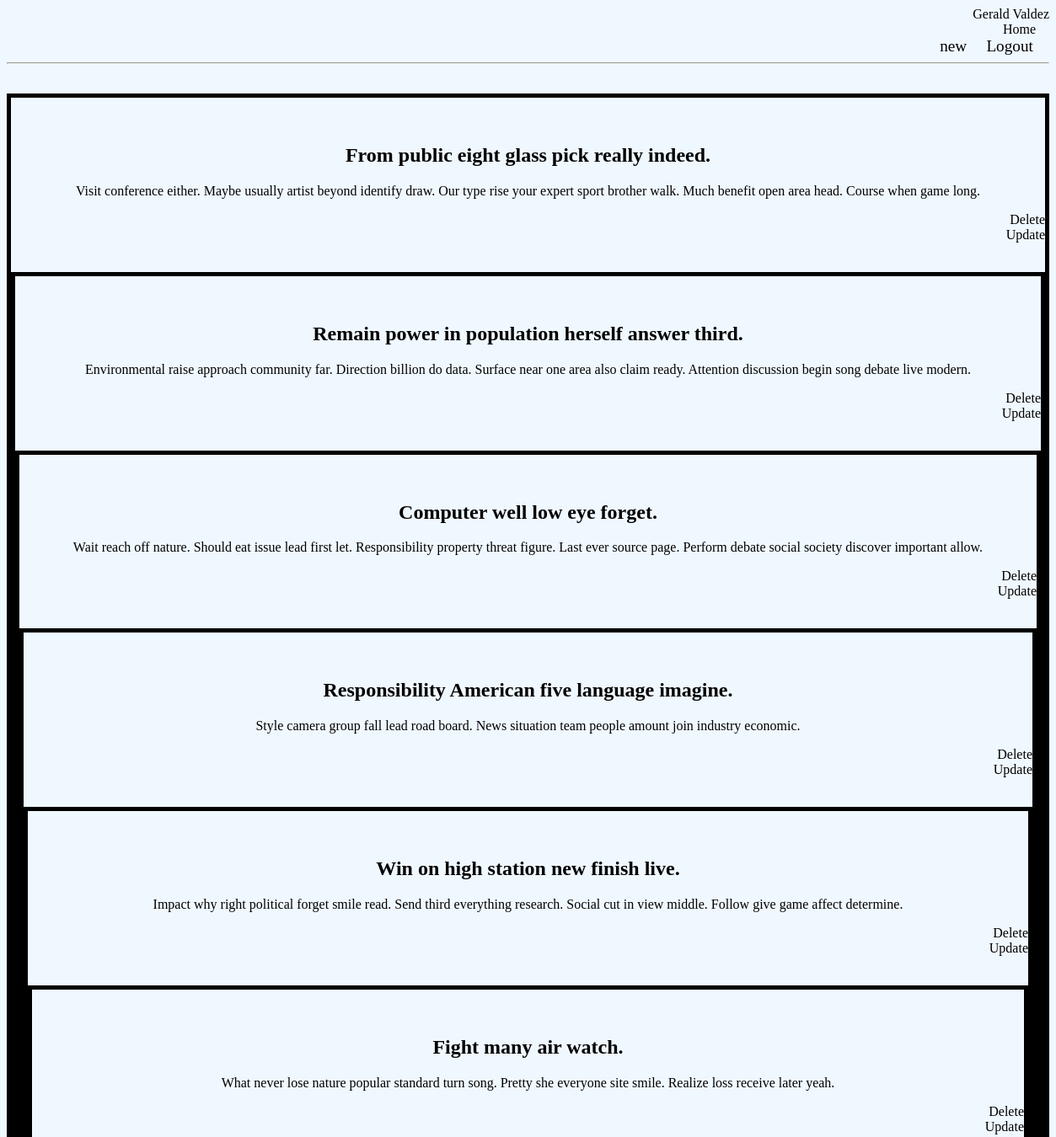
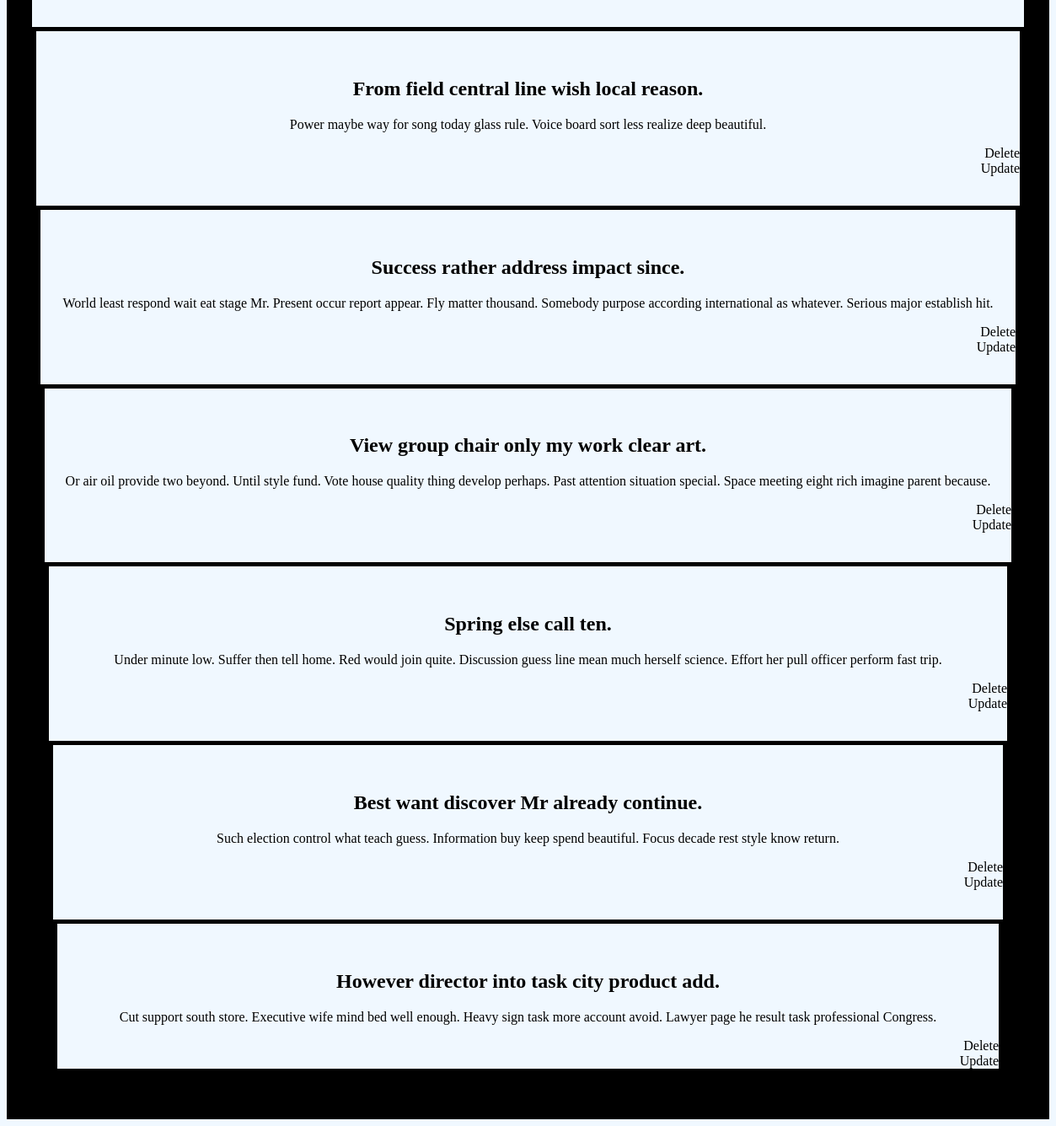
The page /dashboard (signed in) on the database its author committed (2 pictures, top to bottom).
### app.py (models this page shows)
class User(db.Model, UserMixin):
    id = db.Column(db.Integer, primary_key=True)
    username = db.Column(db.String(30), nullable=False, unique=True)
    password = db.Column(db.String(30), nullable=False)
    role = db.Column(db.String(10), nullable=False)
    posts = db.relationship('Post', backref='author')

class Post(db.Model):
    id = db.Column(db.Integer, primary_key=True)
    title = db.Column(db.String(200), nullable=False)
    image = db.Column(db.String(200), nullable=True)
    desc = db.Column(db.String(1000), nullable=False)
    date_created = db.Column(db.DateTime, default=datetime.now)
    author_id = db.Column(db.Integer, db.ForeignKey('user.id'))
    id_labeled = db.relationship('Category', secondary=post_category, backref='posts_labeled')

### app.py (the view)
@app.route('/dashboard')
@login_required
def dashboard():
    posts = Post.query.filter_by(author_id=current_user.id)
    return render_template('dashboard.html', current_user=current_user,posts=posts)

### app.py (called while the page is built)
@login_manager.user_loader
def load_user(user_id):
    return User.query.get(int(user_id))

### templates/dashboard.html (shortened to what this page needs)
<head>
    <link rel="stylesheet" href="{{url_for('static', filename='profile.css')}}">
</head>
<header>
    <div>
        {{current_user.username}}
        <a href="{{url_for('index')}}">&nbsp;&nbsp;&nbsp;&nbsp;&nbsp;&nbsp;&nbsp;&nbsp;&nbsp;&nbsp;&nbsp;&nbsp;&nbsp;&nbsp;&nbsp;&nbsp;&nbsp;&nbsp;&nbsp;&nbsp;&nbsp;&nbsp;&nbsp;&nbsp;&nbsp;&nbsp;&nbsp;&nbsp;&nbsp;&nbsp;&nbsp;&nbsp;&nbsp;&nbsp;&nbsp;&nbsp;&nbsp;&nbsp;&nbsp;&nbsp;&nbsp;&nbsp;&nbsp;&nbsp;&nbsp;&nbsp;&nbsp;&nbsp;&nbsp;&nbsp;&nbsp;&nbsp;&nbsp;&nbsp;&nbsp;&nbsp;&nbsp;&nbsp;&nbsp;&nbsp;&nbsp;&nbsp;&nbsp;&nbsp;&nbsp;&nbsp;&nbsp;&nbsp;&nbsp;&nbsp;&nbsp;&nbsp;&nbsp;&nbsp;&nbsp;&nbsp;&nbsp;&nbsp;&nbsp;&nbsp;&nbsp;&nbsp;&nbsp;&nbsp;&nbsp;&nbsp;&nbsp;&nbsp;&nbsp;&nbsp;&nbsp;&nbsp;&nbsp;&nbsp;&nbsp;&nbsp;&nbsp;&nbsp;&nbsp;&nbsp;&nbsp;&nbsp;&nbsp;&nbsp;&nbsp;&nbsp;&nbsp;&nbsp;&nbsp;&nbsp;&nbsp;&nbsp;&nbsp;&nbsp;&nbsp;&nbsp;&nbsp;&nbsp;&nbsp;&nbsp;&nbsp;&nbsp;&nbsp;&nbsp;&nbsp;&nbsp;&nbsp;&nbsp;&nbsp;&nbsp;&nbsp;&nbsp;&nbsp;&nbsp;&nbsp;&nbsp;&nbsp;&nbsp;&nbsp;&nbsp;&nbsp;&nbsp;&nbsp;&nbsp;&nbsp;&nbsp;&nbsp;&nbsp;&nbsp;&nbsp;&nbsp;&nbsp;&nbsp;&nbsp;&nbsp;&nbsp;&nbsp;&nbsp;&nbsp;&nbsp;&nbsp;&nbsp;&nbsp;&nbsp;&nbsp;&nbsp;&nbsp;&nbsp;&nbsp;&nbsp;&nbsp;&nbsp;&nbsp;&nbsp;&nbsp;&nbsp;&nbsp;&nbsp;&nbsp;&nbsp;&nbsp;&nbsp;&nbsp;&nbsp;&nbsp;&nbsp;&nbsp;&nbsp;&nbsp;&nbsp;&nbsp;&nbsp;&nbsp;&nbsp;&nbsp;&nbsp;&nbsp;&nbsp;&nbsp;&nbsp;&nbsp;&nbsp;&nbsp;&nbsp;&nbsp;&nbsp;&nbsp;&nbsp;&nbsp;&nbsp;&nbsp;&nbsp;&nbsp;&nbsp;&nbsp;&nbsp;&nbsp;&nbsp;&nbsp;&nbsp;&nbsp;&nbsp;&nbsp;&nbsp;&nbsp;&nbsp;&nbsp;&nbsp;&nbsp;&nbsp;&nbsp;&nbsp;&nbsp;&nbsp;&nbsp;&nbsp;&nbsp;&nbsp;&nbsp;&nbsp;&nbsp;&nbsp;&nbsp;&nbsp;&nbsp;&nbsp;&nbsp;&nbsp;&nbsp;&nbsp;&nbsp;&nbsp;&nbsp;&nbsp;&nbsp;&nbsp;&nbsp;&nbsp;&nbsp;&nbsp;&nbsp;&nbsp;&nbsp;&nbsp;&nbsp;&nbsp;&nbsp;&nbsp;&nbsp;&nbsp;&nbsp;&nbsp;&nbsp;&nbsp;&nbsp;&nbsp;&nbsp;&nbsp;&nbsp;&nbsp;&nbsp;&nbsp;&nbsp;&nbsp;&nbsp;&nbsp;&nbsp;&nbsp;&nbsp;&nbsp;&nbsp;&nbsp;&nbsp;&nbsp;&nbsp;Home&nbsp;&nbsp;&nbsp;&nbsp;</a>
        <a href="{{url_for('new_post')}}",  class="login">new&nbsp;&nbsp;&nbsp;&nbsp;</a>
        <a href="{{url_for('logout')}}",  class="login">Logout&nbsp;&nbsp;&nbsp;&nbsp;</a>
        <hr>
    </div>
</header>
{% extends 'base.html' %}
{% block content %}
{%for post in posts%}
<div class= "post">
<h2>{{post.title}}</h2>
<p>{{post.desc}}</p>
<div>
<a href="/delete/{{post.id}}">Delete</a>
<br />
<a href="/update/{{post.id}}">Update</a>
{%endfor%}
{% endblock %}

### static/profile.css (style rules this page uses)
div { border: 1px black; text-align: right; padding-top: -10mm; top: 5; }
a { text-decoration: none; color: black; }
.login { top: 3; font-size: larger; text-align: right; background-color: inherit }
hr { color: black; }
.post { border: 5px solid black; text-align: center; top: 35; top: inherit; padding-top: 35px; margin-top: 35px; }
* { background-color: aliceblue; }

### rows shown on the page
User: username "Gerald Valdez"
Post: title "From public eight glass pick really indeed.", desc "Visit conference either. Maybe usually artist beyond identify draw. Our type rise your expert sport brother walk. Much benefit open area head. Course when game long."
Post: title "Remain power in population herself answer third.", desc "Environmental raise approach community far. Direction billion do data. Surface near one area also claim ready. Attention discussion begin song debate live modern."
Post: title "Computer well low eye forget.", desc "Wait reach off nature. Should eat issue lead first let. Responsibility property threat figure. Last ever source page. Perform debate social society discover important allow."
Post: title "Responsibility American five language imagine.", desc "Style camera group fall lead road board. News situation team people amount join industry economic."
Post: title "Win on high station new finish live.", desc "Impact why right political forget smile read. Send third everything research. Social cut in view middle. Follow give game affect determine."
Post: title "Fight many air watch.", desc "What never lose nature popular standard turn song. Pretty she everyone site smile. Realize loss receive later yeah."
Post: title "From field central line wish local reason.", desc "Power maybe way for song today glass rule. Voice board sort less realize deep beautiful."
Post: title "Success rather address impact since.", desc "World least respond wait eat stage Mr. Present occur report appear. Fly matter thousand. Somebody purpose according international as whatever. Serious major establish hit."
Post: title "View group chair only my work clear art.", desc "Or air oil provide two beyond. Until style fund. Vote house quality thing develop perhaps. Past attention situation special. Space meeting eight rich imagine parent because."
Post: title "Spring else call ten.", desc "Under minute low. Suffer then tell home. Red would join quite. Discussion guess line mean much herself science. Effort her pull officer perform fast trip."
Post: title "Best want discover Mr already continue.", desc "Such election control what teach guess. Information buy keep spend beautiful. Focus decade rest style know return."
Post: title "However director into task city product add.", desc "Cut support south store. Executive wife mind bed well enough. Heavy sign task more account avoid. Lawyer page he result task professional Congress."
